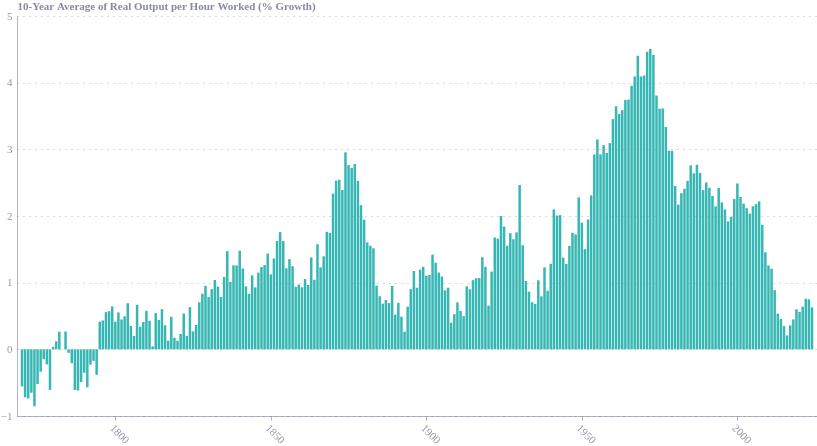

Write notebook code for a chart like this one.
### Code cell
chart = alt.Chart(output_growth).mark_bar(color='#36B7B4', width=2.5).encode(
    x=alt.X('year:T',
            axis=alt.Axis(format='%Y',
                          tickCount=8,
                          labelAngle=45)),
    y=alt.Y('10_year_av_growth:Q',
            title='10‑Year Average of Real Output per Hour Worked (% Growth)'),
).properties(
    width=800,
    height=400,
    padding=0
).interactive()

chart.show()

chart.save('10_year_avg_growth_chart.json')

### Figure 1 — Vega-Lite specification as saved in the notebook (floating-point values rounded to 4 significant figures; data arrays with more than 128 entries replaced by an {"elided": "..."} marker saying what was removed)
{"config": {"font": "Circular Std", "text": {"color": "#676A86", "align": "left", "baseline": "middle", "dx": 7, "dy": 0, "fontSize": 11}, "view": {"stroke": null, "continuousWidth": 400, "continuousHeight": 300, "discreteWidth": 400, "discreteHeight": 300}, "range": {"category": ["#36B7B4", "#E6224B", "#F4C245", "#0063AF", "#00A767", "#179FDB", "#EB5C2E"], "diverging": ["#E6224B", "#E54753", "#C9C9C9", "#179FDB", "#122B39"], "heatmap": ["#C9C9C9", "#179FDB", "#0063AF", "#122B39"], "ordinal": ["#00A767", "#36B7B4", "#179FDB", "#0063AF", "#243B5A"]}, "bar": {"color": "#179fdb"}, "line": {"color": "#e6224b"}, "rule": {"color": "#676A86"}, "area": {"opacity": 0.3}, "point": {"filled": true, "size": 80, "color": "#e6224b", "opacity": 0.95}, "geoshape": {"stroke": "white", "strokeWidth": 0.3}, "rect": {"fill": "#d6d4d4", "opacity": 0.3}, "axis": {"labelColor": "#676A86", "labelFontSize": 11, "labelFont": "Circular Std", "labelOpacity": 0.7, "tickColor": "#676A86", "tickOpacity": 0.5, "domainColor": "#676A86", "domainOpacity": 0.5, "gridColor": "#676A86", "gridDash": [2, 2], "gridOpacity": 0.5, "title": null, "titleColor": "#676A86", "titleOpacity": 0.8, "tickSize": 4}, "axisXDiscrete": {"grid": false, "labelAngle": 0, "tickCount": 10, "tickOpacity": 0.5, "title": null}, "axisYDiscrete": {"ticks": false, "labelPadding": 5}, "axisXTemporal": {"grid": false, "ticks": true}, "axisXQuantitative": {"grid": true}, "axisYQuantitative": {"gridColor": "#676A86", "gridDash": [1, 5], "gridOpacity": 0.5, "ticks": false, "labelPadding": 5, "tickCount": 8, "titleAngle": 0, "titleAlign": "left", "titleBaseline": "bottom", "titleX": 0, "titleY": -5}, "title": {"color": "#676A86E6", "subtitleColor": "#676A86", "font": "Circular Std", "subtitleFont": "Circular Std", "anchor": "start", "fontSize": 14, "subtitleFontSize": 12, "subtitlePadding": 4, "offset": 0, "frame": "group"}, "legend": {"titleColor": "#122b39", "title": null, "labelColor": "#122b39", "labelFontSize": 11}}, "data": {"name": "data-93746dad56c24b1162256a4b3b7704f2"}, "mark": {"type": "bar", "color": "#36B7B4", "width": 2.5}, "encoding": {"x": {"axis": {"format": "%Y", "labelAngle": 45, "tickCount": 8}, "field": "year", "type": "temporal"}, "y": {"field": "10_year_av_growth", "title": "10‑Year Average of Real Output per Hour Worked (% Growth)", "type": "quantitative"}}, "height": 400, "padding": 0, "params": [{"name": "param_22", "select": {"type": "interval", "encodings": ["x", "y"]}, "bind": "scales"}], "width": 800, "$schema": "https://vega.github.io/schema/vega-lite/v5.20.1.json", "datasets": {"data-93746dad56c24b1162256a4b3b7704f2": {"elided": "255 records"}}}
